Frame 1 (no input): blank canvas, image omitted
Frame 60 (no input): blank canvas, image omitted
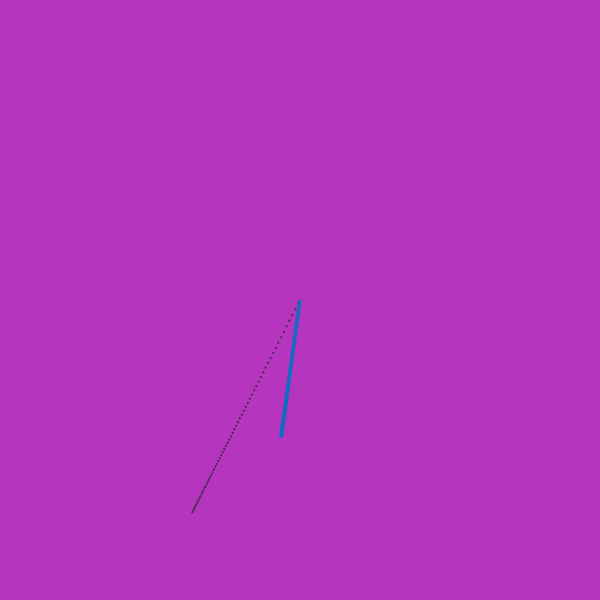
Frame 120 (the mouse pressed at the canvas centre since frame 60)

The p5.js sketch whose frames 1 and 60 were blank and that drew this single picture after the mouse press (run headless with seeded random() and noise() and a simulated clock; from frame 60 on, the mouse is pressed at the canvas centre):

// p5.js sketch
// ── sketch.js
let particles = [];

        function setup() {
            createCanvas(600, 600);
            for (let i = 0; i < 0; i++) {
                particles.push(new Particle());
            }
        }

        function draw() {
         
      

            for (let particle of particles) {
                particle.update();
                particle.display();
            }
        }

        function mousePressed() {
           background(random(255), random(255), random(255));
            // Add a burst of particles on mouse click
            for (let i = 0; i < 2; i++) {
                particles.push(new Particle(mouseX, mouseY));
            }
        }
        class Particle {
            constructor(x = random(width), y = random(height)) {
                this.position = createVector(x, y);
                this.velocity = createVector(random(-5, 5), random(-5, 5));
                this.size = random(1, 5);
                this.color = color(random(255), random(255), random(255),255);
            }

            update() {
                this.position.add(this.velocity);

                if (this.position.x < 0 || this.position.x > width) {
                    this.velocity.x *= -1;
                }

                if (this.position.y < 0 || this.position.y > height) {
                    this.velocity.y *= -1;
                }
            }

            display() {
                noStroke();
                fill(this.color);
                ellipse(this.position.x, this.position.y, this.size, this.size)
              this.position.add(this.velocity);
              this.velocity.mult(0.98);
              if (this.position.y > height - this.size / 2) {
            this.velocity.y *= -0.8; // Bounce with reduced energy loss
            this.position.y = height - this.size / 2; // Prevent particles from sinking into the ground
        }
               // Simulate bouncing off the walls
        if (this.position.x < this.size / 2 || this.position.x > width - this.size / 2) {
            this.velocity.x *= -1;
        }
              

             
            }
        }
